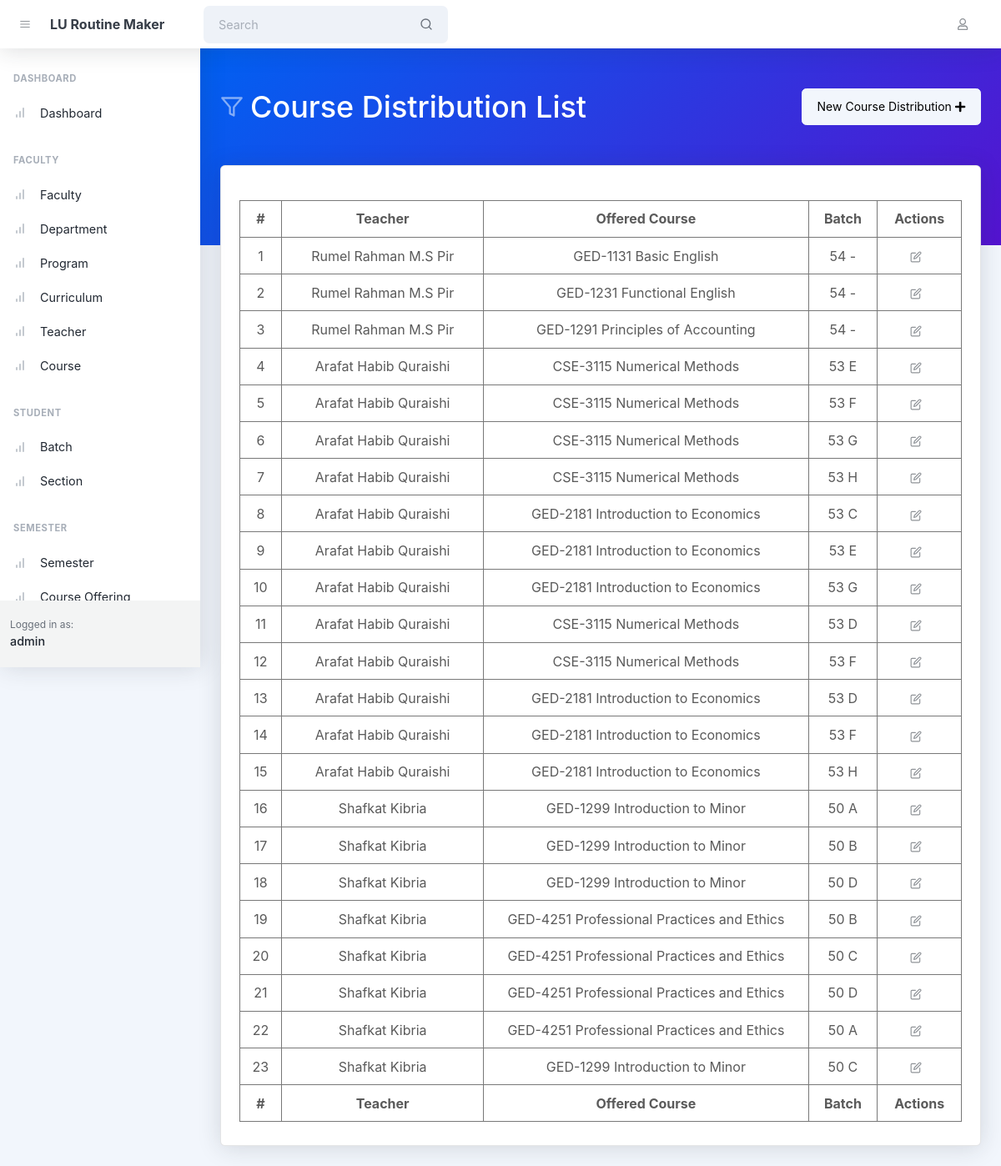
/distributions/ (signed in), run on an earlier commit of the app's database.
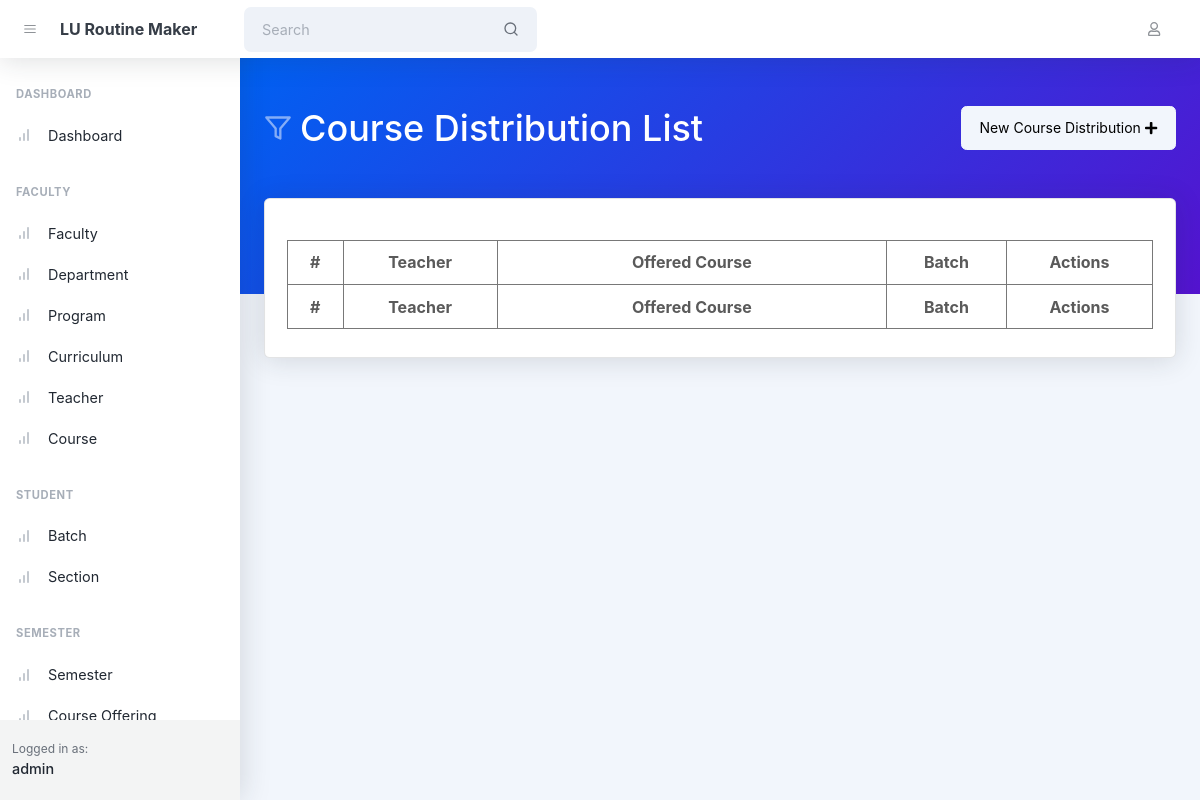
And on a later commit of the database.
### semester/models.py (models this page shows, shortened)
class CourseDistribution(AbstractTimestampModel):
    offered = models.ForeignKey(
        verbose_name=_('Course Offered'),
        to='semester.CourseOffered',
        related_name='distributions',
        on_delete=models.CASCADE
    )
    section = models.ForeignKey(
        verbose_name=_('Sections'),
        to='student.Section',
        related_name='distributions',
        on_delete=models.CASCADE
    )
    teacher = models.ForeignKey(
        verbose_name=_('Teacher'),
        to='faculty.Teacher',
        related_name='distributions',
        on_delete=models.DO_NOTHING
    )
    parent_dist = models.ForeignKey(
        verbose_name=_("Parent Distribution"),
        to='semester.CourseDistribution',
        related_name='child_dists',
        on_delete=models.SET_NULL,
        null=True,
        blank=True
    )
    class Meta:
        verbose_name = _('Course Distribution')
        verbose_name_plural = _('Course Distributions')

class CourseOffered(AbstractTimestampModel):
    semester = models.ForeignKey(
        verbose_name=_('Semester'),
        to='semester.Semester',
        related_name='offered',
        on_delete=models.CASCADE
    )
    batch = models.ForeignKey(
        verbose_name=_('Batch'),
        to='student.Batch',
        related_name='offered',
        on_delete=models.CASCADE
    )
    course = models.ForeignKey(
        verbose_name=_('Course'),
        to='faculty.Course',
        related_name='offered',
        on_delete=models.CASCADE
    )

### faculty/models.py (models this page shows, shortened)
class Teacher(AbstractTimestampModel):
    class FacultyType(models.TextChoices):
        PERMANENT = 'permanent', _('Permanent')
        Other = 'other', _('other')
    teacher_id = models.CharField(verbose_name=_(
        'Teacher ID'), max_length=255, unique=True)
    first_name = models.CharField(verbose_name=_('First Name'), max_length=128)
    last_name = models.CharField(verbose_name=_('Last Name'), max_length=128)
    name_initials = models.CharField(verbose_name=_(
        'Name Initials'), max_length=32, unique=True)
    department = models.ForeignKey(
        verbose_name=_('Department'),
        to='faculty.Department',
        related_name='teachers',
        on_delete=models.CASCADE,
        null=True
    )
    designation = models.CharField(
        verbose_name=_('Designation'), max_length=255)
    type = models.CharField(
        verbose_name=_('Faculty Type'),
        choices=FacultyType.choices,
        max_length=12,
        default='permanent'
    )
    contact_number = models.CharField(
        verbose_name=_('Contact Number'), max_length=20)
    email = models.EmailField(verbose_name=_('Email'))
    contact_hour = models.FloatField(verbose_name=_('Contact Hour'))
    class Meta:
        verbose_name = _('Teacher')
        verbose_name_plural = _('Teachers')

class Course(AbstractTimestampModel):
    class Type(models.TextChoices):
        THEORY = 'theory', _("Theory")
        LAB = 'lab', _("Lab")
    course_code = models.CharField(verbose_name=_(
        "Course Code"), max_length=16, unique=True)
    title = models.CharField(verbose_name=_("Title"), max_length=255)
    credit = models.FloatField(verbose_name=_("Credit"))
    curriculum = models.ManyToManyField(
        verbose_name=_('Curriculum'),
        to="faculty.Curriculum",
        related_name="courses"
    )
    pre_req = models.ForeignKey(
        verbose_name=_("Pre Req"),
        to="faculty.Course",
        related_name="dependents",
        on_delete=models.CASCADE,
        blank=True,
        null=True
    )
    contact_hour = models.FloatField(verbose_name=_("Contact Hour"))
    type = models.CharField(
        verbose_name=_("Type"),
        choices=Type.choices,
        max_length=8
    )
    class Meta:
        verbose_name = _('Course')
        verbose_name_plural = _('Courses')

### student/models.py (models this page shows, shortened)
class Batch(AbstractTimestampModel):
    batch = models.IntegerField(verbose_name=_("Batch"))
    curriculum = models.ForeignKey(
        verbose_name=_("Curriculum"),
        to="faculty.Curriculum",
        related_name="batches",
        on_delete=models.DO_NOTHING
    )
    class Meta:
        verbose_name = _('Batch')
        verbose_name_plural = _('Batches')

class Section(AbstractTimestampModel):
    batch = models.ForeignKey(
        verbose_name=_('Batch'),
        to="student.Batch",
        related_name="sections",
        on_delete=models.DO_NOTHING
    )
    section = models.CharField(verbose_name=_("Section"), max_length=64)
    parent_section = models.ForeignKey(
        verbose_name=_("Parent Section"),
        to="student.Section",
        related_name="child_sections",
        on_delete=models.DO_NOTHING,
        null=True
    )
    class Meta:
        verbose_name = _('Section')
        verbose_name_plural = _('Sections')

### semester/views.py (the view)
# urls.py: path('distributions/', views.CourseDistributionList.as_view(), name='dist_list'),
@method_decorator(login_required, name='dispatch')
class CourseDistributionList(ListView):
    model = CourseDistribution
    template_name = 'course_distribution_list.html'
    context_object_name = 'dists'
    def get_context_data(self, **kwargs):
        context = super().get_context_data(**kwargs)
        context['user'] = self.request.user
        return context

### semester/templates/course_distribution_list.html (shortened to what this page needs)
{% extends 'base.html' %}
{% block body_header %}
    <header class="page-header page-header-dark bg-gradient-primary-to-secondary pb-10">
        <div class="container-xl px-4">
            <div class="page-header-content pt-4">
                <div class="d-flex justify-content-between">
                    <div class="col-auto mt-4">
                        <h1 class="page-header-title">
                            <div class="page-header-icon"><i data-feather="filter"></i></div>
                            Course Distribution List
                        </h1>
                    </div>
                    <div class="mt-4">
                        <a href="{% url 'semester:dist_create' %}" class="btn btn-light">New Course Distribution&nbsp;<i
                                class="fas fa-plus"></i> </a>
                    </div>
                </div>
            </div>
        </div>
    </header>
{% endblock body_header %}
{% block body %}
    <div class="container-xl px-4 mt-n10">
        <div class="card mb-4">
            <div class="card-body">
                <table id="datatablesSimple">
                    <thead>
                    <tr>
                        <th>#</th>
                        <th>Teacher</th>
                        <th width="45%">Offered Course</th>
                        <th>Batch</th>
                        <th>Actions</th>
                    </tr>
                    </thead>
                    <tfoot>
                    <tr>
                        <th>#</th>
                        <th>Teacher</th>
                        <th>Offered Course</th>
                        <th>Batch</th>
                        <th>Actions</th>
                    </tr>
                    </tfoot>
                    <tbody>
                    {% for dist in dists %}
                        <tr>
                            <td>{{ dist.id }}</td>
                            <td>{{ dist.teacher.first_name }} {{ dist.teacher.last_name }}</td>
                            <td>{{ dist.offered.course.course_code }} {{ dist.offered.course.title }}</td>
                            <td>
                                {{ dist.offered.batch.batch }}   {{ dist.section.section }}
                            </td>
                            <td class="text-center">
                                <a href="#?id={{ dist.id }}"
                                   class="btn btn-datatable btn-icon btn-transparent-dark me-2"><i data-feather="edit"></i></a>
                            </td>
                        </tr>
                    {% endfor %}
                    </tbody>
                </table>
            </div>
        </div>
    </div>
{% endblock %}

What changed in the data, as far as the page shows it:
removed CourseDistribution: id "1", teacher.first_name "Rumel Rahman", teacher.last_name "M.S Pir", offered.course.course_code "GED-1131", offered.course "Basic English", offered.batch.batch "54", section.section "-"
removed CourseDistribution: id "2", teacher.first_name "Rumel Rahman", teacher.last_name "M.S Pir", offered.course.course_code "GED-1231", offered.course "Functional English", offered.batch.batch "54", section.section "-"
removed CourseDistribution: id "3", teacher.first_name "Rumel Rahman", teacher.last_name "M.S Pir", offered.course.course_code "GED-1291", offered.course "Principles of Accounting", offered.batch.batch "54", section.section "-"
removed CourseDistribution: id "4", teacher.first_name "Arafat Habib", teacher.last_name "Quraishi", offered.course.course_code "CSE-3115", offered.course "Numerical Methods", offered.batch.batch "53", section.section "E"
removed CourseDistribution: id "5", teacher.first_name "Arafat Habib", teacher.last_name "Quraishi", offered.course.course_code "CSE-3115", offered.course "Numerical Methods", offered.batch.batch "53", section.section "F"
removed CourseDistribution: id "6", teacher.first_name "Arafat Habib", teacher.last_name "Quraishi", offered.course.course_code "CSE-3115", offered.course "Numerical Methods", offered.batch.batch "53", section.section "G"
removed CourseDistribution: id "7", teacher.first_name "Arafat Habib", teacher.last_name "Quraishi", offered.course.course_code "CSE-3115", offered.course "Numerical Methods", offered.batch.batch "53", section.section "H"
removed CourseDistribution: id "8", teacher.first_name "Arafat Habib", teacher.last_name "Quraishi", offered.course.course_code "GED-2181", offered.course "Introduction to Economics", offered.batch.batch "53", section.section "C"
removed CourseDistribution: id "9", teacher.first_name "Arafat Habib", teacher.last_name "Quraishi", offered.course.course_code "GED-2181", offered.course "Introduction to Economics", offered.batch.batch "53", section.section "E"
removed CourseDistribution: id "10", teacher.first_name "Arafat Habib", teacher.last_name "Quraishi", offered.course.course_code "GED-2181", offered.course "Introduction to Economics", offered.batch.batch "53", section.section "G"
removed CourseDistribution: id "11", teacher.first_name "Arafat Habib", teacher.last_name "Quraishi", offered.course.course_code "CSE-3115", offered.course "Numerical Methods", offered.batch.batch "53", section.section "D"
removed CourseDistribution: id "12", teacher.first_name "Arafat Habib", teacher.last_name "Quraishi", offered.course.course_code "CSE-3115", offered.course "Numerical Methods", offered.batch.batch "53", section.section "F"
removed CourseDistribution: id "13", teacher.first_name "Arafat Habib", teacher.last_name "Quraishi", offered.course.course_code "GED-2181", offered.course "Introduction to Economics", offered.batch.batch "53", section.section "D"
removed CourseDistribution: id "14", teacher.first_name "Arafat Habib", teacher.last_name "Quraishi", offered.course.course_code "GED-2181", offered.course "Introduction to Economics", offered.batch.batch "53", section.section "F"
removed CourseDistribution: id "15", teacher.first_name "Arafat Habib", teacher.last_name "Quraishi", offered.course.course_code "GED-2181", offered.course "Introduction to Economics", offered.batch.batch "53", section.section "H"
removed CourseDistribution: id "16", teacher.first_name "Shafkat", teacher.last_name "Kibria", offered.course.course_code "GED-1299", offered.course "Introduction to Minor", offered.batch.batch "50", section.section "A"
removed CourseDistribution: id "17", teacher.first_name "Shafkat", teacher.last_name "Kibria", offered.course.course_code "GED-1299", offered.course "Introduction to Minor", offered.batch.batch "50", section.section "B"
removed CourseDistribution: id "18", teacher.first_name "Shafkat", teacher.last_name "Kibria", offered.course.course_code "GED-1299", offered.course "Introduction to Minor", offered.batch.batch "50", section.section "D"
removed CourseDistribution: id "19", teacher.first_name "Shafkat", teacher.last_name "Kibria", offered.course.course_code "GED-4251", offered.course "Professional Practices and Ethics", offered.batch.batch "50", section.section "B"
removed CourseDistribution: id "20", teacher.first_name "Shafkat", teacher.last_name "Kibria", offered.course.course_code "GED-4251", offered.course "Professional Practices and Ethics", offered.batch.batch "50", section.section "C"
removed CourseDistribution: id "21", teacher.first_name "Shafkat", teacher.last_name "Kibria", offered.course.course_code "GED-4251", offered.course "Professional Practices and Ethics", offered.batch.batch "50", section.section "D"
removed CourseDistribution: id "22", teacher.first_name "Shafkat", teacher.last_name "Kibria", offered.course.course_code "GED-4251", offered.course "Professional Practices and Ethics", offered.batch.batch "50", section.section "A"
removed CourseDistribution: id "23", teacher.first_name "Shafkat", teacher.last_name "Kibria", offered.course.course_code "GED-1299", offered.course "Introduction to Minor", offered.batch.batch "50", section.section "C"
